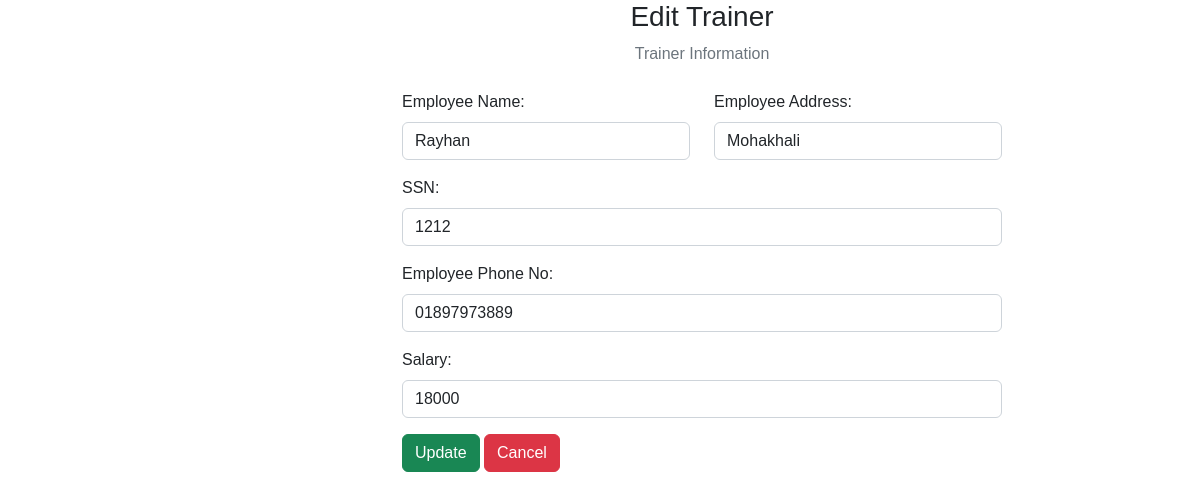
Page /Edittrainer.php?eid=771 on the committed database.
### tables this page shows
CREATE TABLE `employee` (
  `eid` int(11) NOT NULL,
  `ename` varchar(30) DEFAULT NULL,
  `eaddress` varchar(30) DEFAULT NULL,
  `SSN` varchar(20) DEFAULT NULL,
  `ephone_number` varchar(20) DEFAULT NULL,
  `adname` varchar(20) NOT NULL,
  `B_no` varchar(30) DEFAULT NULL,
  `Salary` int(11) NOT NULL
);

### Edittrainer.php (the view, shortened to what this page needs)
<?php
include "connect.php";
?>
<?php
$eid=$_GET["eid"];
$sql = "SELECT * from employee where (eid=$eid)" ;
$result = mysqli_query($conn, $sql);
$row = mysqli_fetch_array($result);
         ?>
<!DOCTYPE html>
<html lang="en">
<head>
    <link href="https://cdn.jsdelivr.net/npm/bootstrap@5.2.3/dist/css/bootstrap.min.css" rel="stylesheet"
>
    <link rel="stylesheet" href="https://cdnjs.cloudflare.com/ajax/libs/font-awesome/6.4.0/css/all.min.css"
 />
    <link rel="stylesheet" href="css/userstyle.css">
</head>
<body>
    <div class="row">
        <div class="col-md-2">
        </div>
        <div class="col-md-10">
            <div class="text-center mb-4">
                <h3>Edit Trainer</h3>
                <p class="text-muted">Trainer Information</p>
            </div>
            <div class="container d-flex justify-content-center">
                <form action="" method="post" style="width:50vw; min-width:300px;">
                    <div class="row mb-3">
                        <div class="col">
                            <label class="form-label">Employee Name:</label>
                            <input type="text" name="ename" value="<?php echo $row['ename']  ?>" class="form-control"
                                required>
                        </div>
                        <div class="col">
                            <label class="form-label">Employee Address:</label>
                            <input type="text" class="form-control" required name="eaddress"
                                value="<?php echo $row['eaddress'] ?>">
                        </div>
                    </div>
                    <div class="mb-3">
                        <label class="form-label">SSN:</label>
                        <input type="text" class="form-control" required name="SSN" value="<?php echo $row['SSN'] ?>">
                    </div>
                    <div class="mb-3">
                        <label class="form-label">Employee Phone No:</label>
                        <input type="text" class="form-control" required name="ephone_number"
                            value="<?php echo $row['ephone_number'] ?>">
                    </div>
                    <div class="mb-3">
                        <label class="form-label">Salary:</label>
                        <input type="text" class="form-control" required name="Salary"
                            value="<?php echo $row['Salary'] ?>">
                    </div>
                    <div>
                        <button type="submit" class="btn btn-success" name="submit">Update</button>
                        <a href="packages.php" class="btn btn-danger">Cancel</a>
                    </div>
                </form>
            </div>
        </div>
    </div>
</body>
</html>

### css/userstyle.css (style rules this page uses)
* { margin: 0; padding: 0; box-sizing: border-box; font-family: 'Poppins', sans-serif; }
body { min-height: 100vh; }
a { text-decoration: none; }

### rows in the picture
employee: ename "Rayhan", eaddress "Mohakhali", SSN "1212", ephone_number "01897973889", Salary "18000"
